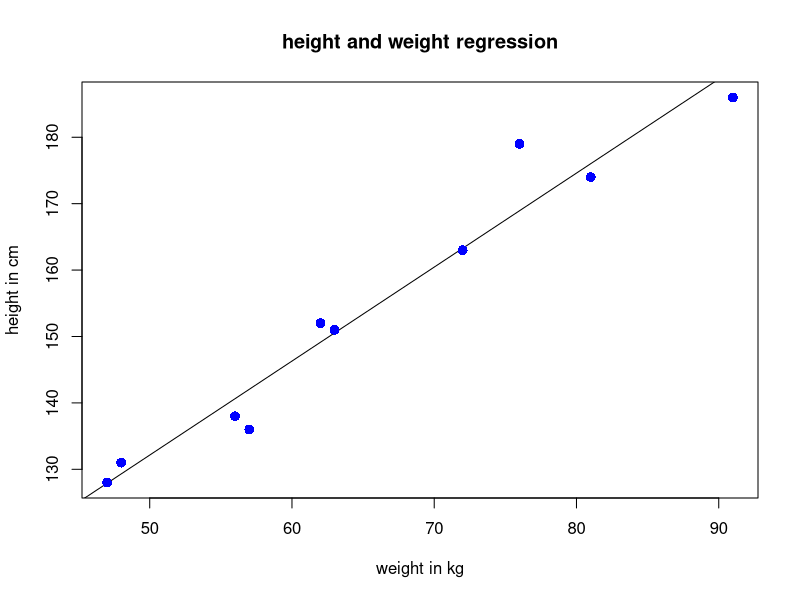

Reproduce this figure in R.
x<- c(151,174,138,186,128,136,179,163,152,131)
y<- c(63,81,56,91,47,57,76,72,62,48)
relation<- lm(y~x)
plot(y,x,col ="blue",main ="height and weight regression",abline(lm(x~y)),cex= 1.3,pch= 16,xlab="weight in kg",ylab="height in cm")